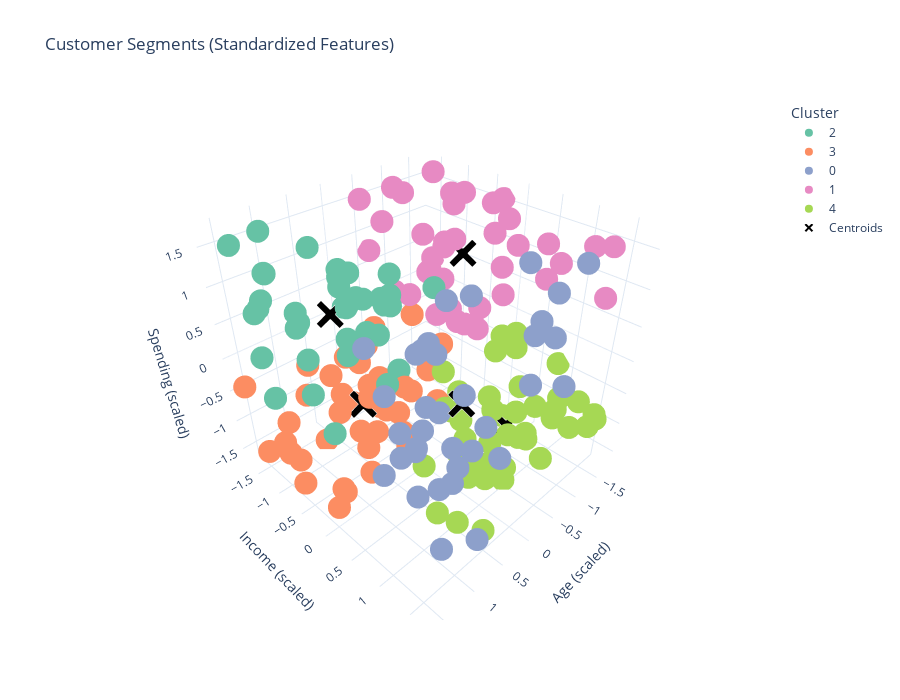

The notebook cell this image was saved under:
### Markdown cell above
## 1.5 Visualize Customer Segments

### Code cell
# 3D visualization with Plotly
fig = plot_clusters_3d(
    X_scaled,
    df['Cluster'].values,
    centroids=kmeans_final.cluster_centers_,
    title="Customer Segments (Standardized Features)",
    feature_names=['Age (scaled)', 'Income (scaled)', 'Spending (scaled)']
)
fig.show()

print("Interactive 3D plot: Rotate, zoom, and hover to explore clusters!")
